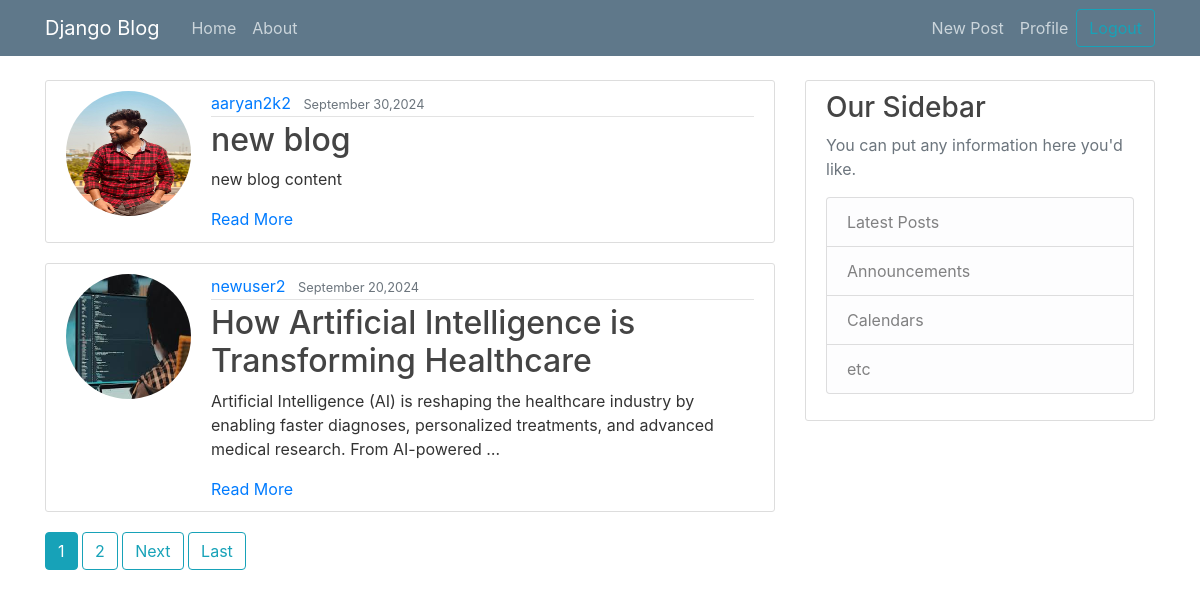
Page / (signed in) on the committed database.
### blogapp/models.py (models this page shows, shortened)
class Post(models.Model):
    title=models.CharField(max_length=100)
    content=models.TextField()
    date_posted=models.DateTimeField(default=timezone.now) #when the post is created then its time will be saved
    author=models.ForeignKey(User,on_delete=models.CASCADE)

### users/models.py (models this page shows, shortened)
class Profile(models.Model):
    user=models.OneToOneField(User,on_delete=models.CASCADE) #made one to one field because eac user can have only one profile
    image=models.ImageField(blank=True,null=True,upload_to='profile-pics',default='images.jpg')

### blogapp/views.py (the view)
# urls.py: 2. Add a URL to urlpatterns:  path('', views.home, name='home')
def home(request):
    posts=Post.objects.all().order_by('-date_posted')
    paginator=Paginator(posts,2)
    page_number=request.GET.get('page')
    page_obj=paginator.get_page(page_number)
    return render(request,"blog/home.html",{"page_obj":page_obj})

### blogapp/templates/blog/home.html (shortened to what this page needs)
{% extends "layout.html" %}
{% block content %}
    {% for post in page_obj %}
        <article class="media content-section">
          <img class="rounded-circle account-img" src="{{ post.author.profile.image.url }}">
          <div class="media-body">
            <div class="article-metadata">
              <a class="mr-2" href="{% url 'user-posts' post.author.username %}">{{ post.author }}</a>
              <small class="text-muted">{{ post.date_posted|date:"F d,Y" }}</small>
            </div>
            <h2><a class="article-title" href="{% url 'blog-detail' post.id %}">{{ post.title }}</a></h2>
            <p class="article-content">{{ post.content | truncatewords:20 }}</p>
            <a href="{% url 'blog-detail' post.id %}">Read More</a>
          </div>
        </article>
    {% endfor %}
        {% for num in page_obj.paginator.page_range  %}
          {% if page_obj.number == num %}
          <a class="btn btn-info mb-4" href="?page={{ num }}">{{ num }}</a>
          {% elif num > page_obj.number|add:'-3' and num < page_obj.number|add:'3' %}
          <a class="btn btn-outline-info mb-4" href="?page={{ num }}">{{ num }}</a>
          {% endif %}
        {% endfor %}
        {% if page_obj.has_next %}
        <a class="btn btn-outline-info mb-4" href="?page={{ page_obj.next_page_number }}">Next</a>
        <a class="btn btn-outline-info mb-4" href="?page={{ page_obj.paginator.num_pages }}">Last</a>
        {% endif %}
{% endblock content %}

### static/style.css (style rules this page uses)
body { background: white; color: #333333; margin-top: 5rem; }
h1, h2, h3, h4, h5, h6 { color: #444444; }
.content-section { background: #ffffff; padding: 10px 20px; border: 1px solid #dddddd; border-radius: 3px; margin-bottom: 20px; }
.article-title { color: #444444; }
.article-content { white-space: pre-line; }
.article-metadata { padding-bottom: 1px; margin-bottom: 4px; border-bottom: 1px solid #e3e3e3 }
.account-img { height: 125px; width: 125px; margin-right: 20px; margin-bottom: 16px; }

### rows in the picture
Post: author.profile.image (picture), author "aaryan2k2", date_posted "September 30,2024", title "new blog", content "new blog content"
Post: author.profile.image (picture), author "newuser2", date_posted "September 20,2024", title "How Artificial Intelligence is Transforming Healthcare", content "Artificial Intelligence (AI) is reshaping the healthcare industry by enabling faster diagnoses, personalized treatments, and advanced medical research. From AI-powered …"

### other values in the picture
{{ num }} "1"
{{ num }} "2"
